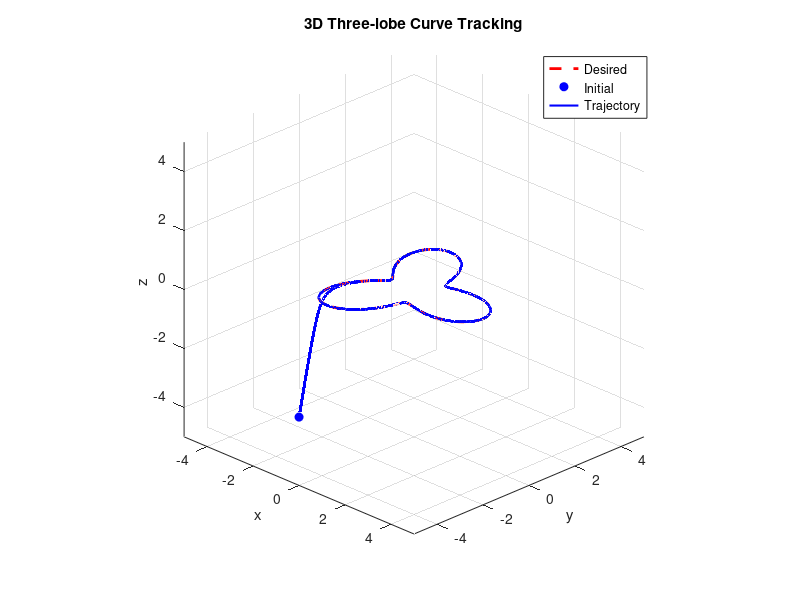
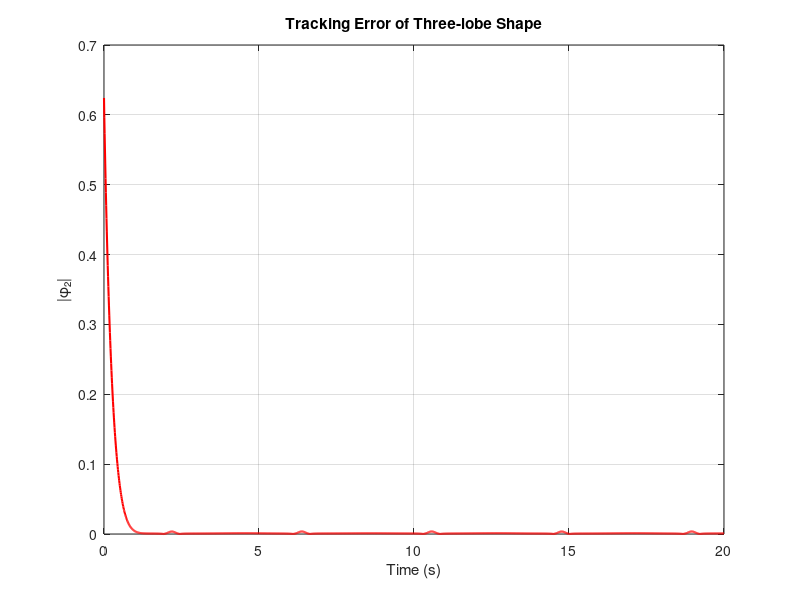
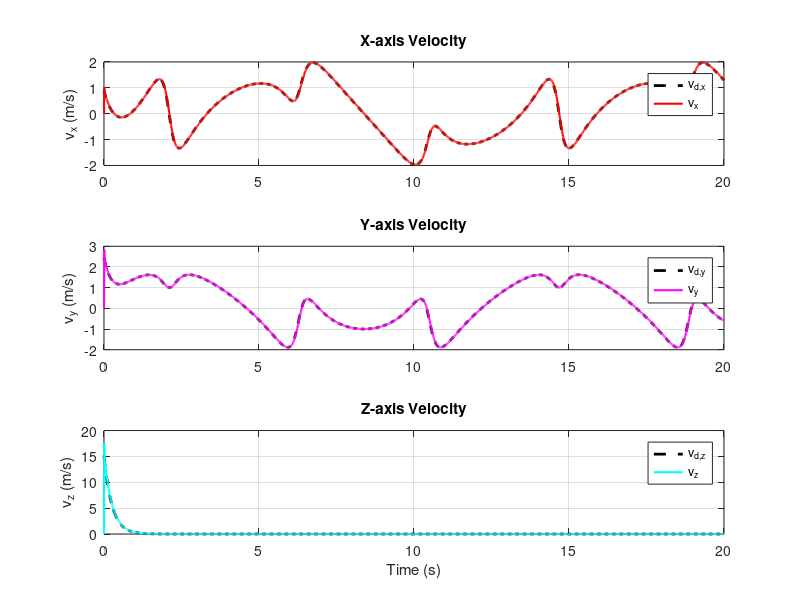

The MATLAB source for these figures, in order:
function DDSMC_three_leaf()
%In 3D space, track a closed trefoil trajectory using a GVF-based DDSMC strategy and compare the desired and actual velocities.
%Figure 2(c) and Figure 3(a)
    clc; clear;

    %% ========== 1. Parameters, control gains ========== 
  m = 0.65; 
    g = 9.81;
    K_xi = diag([0.01, 0.01, 0.01]);
    J = diag([7.5e-3, 7.5e-3, 1.3e-2]);
    K_eta = diag([0.1, 0.1, 0.1]);
    mu1 = diag([0.3, 0.3, 0.3]);
    mu2 = diag([0.8, 0.8, 0.4]);
    lambda1 = diag([0.05,0.05,0.05]);
    lambda2 = diag([0.01,0.01,0.01]);
    k1 = diag([0.7,0.7,0.7]);
    k2 = diag([0.1,0.1,0.1]);
    epsilon = diag([0.01,0.01,0.01]);
    C1 = diag([0.05,0.05,0.05]);
    C2 = diag([0.05,0.06,0.05]);
    P1_hat = zeros(3,1);
    P2_hat = zeros(3,1);
    gamma1 = 0.005;
    gamma2 = 0.1;
    lambda2_diag = diag(lambda2);
    epsilon_diag = diag(epsilon);

    %% ========== 2. Simulation time ========== 
    t_final = 20;
    n_steps = 2000;
    t       = linspace(0, t_final, n_steps);
    dt      = t(2) - t(1);

    %% ========== 3. Initial states ========== 
    x = -2;   y = -3;   z = -4;
    x_dot = 0; y_dot = 0; z_dot = 0;
    phi = 0; theta = 0; psi = 0;
    phi_dot = 0; theta_dot = 0; psi_dot = 0;

    x_hist       = zeros(1,n_steps);
    y_hist       = zeros(1,n_steps);
    z_hist       = zeros(1,n_steps);
    error_hist   = zeros(1,n_steps);
    v_d_hist     = zeros(3,n_steps);
    v_actual_hist= zeros(3,n_steps);
    eta_d_hist = zeros(3,n_steps); 
    psi_des_last = 0;

    %% ========== 4. "Draw the desired trajectory (three_leaf) and mark the initial position." ========== 
    figure('Name','GVF + ISMC: 3-Lobed','NumberTitle','off');
    hold on; grid on; axis equal;
    thetas = linspace(0,2*pi,400);
    r0 = 2.0; a = 1.0;
    r_vals = r0 + a*cos(3*thetas);
    x_lobe = r_vals.*cos(thetas);
    y_lobe = r_vals.*sin(thetas);
    z_lobe = zeros(size(thetas));
    plot3(x_lobe, y_lobe, z_lobe, 'r--','LineWidth',2);
    plot3(x, y, z, 'bo','MarkerSize',6,'MarkerFaceColor','b');
    xlabel('x'); ylabel('y'); zlabel('z');
    title('3D Three‑lobe Curve Tracking');
    xlim([-5,5]); ylim([-5,5]); zlim([-5,5]);
    view(45,25);

    %% ========== 5. GVF gain ========== 
    k1_gvf = 3.8; 
    k2_gvf = 3.8;

    %% ========== 6. Main loop ========== 
    for i = 1:n_steps

        % (A) Define phi1, phi2 and the gradient
                % (A) phi1 and 2
        phi1 = z;
        phi2 = phi2_3lobe(x,y);
        n2   = [0;0;1];
        [dp2x,dp2y] = phi2_3lobe_grad(x,y);
        n1   = [dp2x; dp2y; 0];

        % (B) gvf
        cross_term = cross(n1,n2);
        v_d = cross_term ...
              - k1_gvf * phi2 * n1 ...
              - k2_gvf * phi1 * n2;

        % (C) outer
        v_actual = [x_dot; y_dot; z_dot];
        e_v      = v_d - v_actual;
        e_dot_v  = (v_d - v_actual)/dt;
        s1       = e_dot_v + mu1*e_v;
        P1_hat   = P1_hat + dt * gamma1 * (e_dot_v + mu1*e_v);

        a_cmd = C1*e_dot_v + K_xi*mu1*e_v + k1*s1 ...
                + (lambda1+epsilon).*tanh(s1) + [0;0;m*g] + P1_hat;

        % (D) inner
        
        if norm(v_d(1:2)) > 1e-6
        psi_raw = atan2(v_d(2), v_d(1));
        else
        psi_raw = psi; 
        end
        dpsi = psi_raw - psi_des_last;
        if dpsi > pi
        psi_raw = psi_raw - 2*pi;
        elseif dpsi < -pi
        psi_raw = psi_raw + 2*pi;
        end
        alpha = 0.1; 
        psi_des = (1 - alpha)*psi_des_last + alpha*psi_raw;
        psi_des_last = psi_des;
       
        norm_a = norm(a_cmd); if norm_a < 1e-6, norm_a = 1e-6; end
        phi_d = asin((a_cmd(1)*sin(psi_des) - a_cmd(2)*cos(psi_des))/norm_a);
        theta_d = atan((a_cmd(1)*cos(psi_des) + a_cmd(2)*sin(psi_des))/a_cmd(3));
        
        eta_d = [phi_d; theta_d; psi_des];
        if i == 1
        eta_d_dot = [0; 0; 0];
        else
        eta_d_dot = (eta_d - eta_d_hist(:, i-1)) / dt;
        end
        eta_d_hist(:, i) = eta_d;
       
        e_eta = eta_d - [phi; theta; psi];
        e_dot_eta = eta_d_dot - [phi_dot; theta_dot; psi_dot];
        s2 = e_dot_eta + mu2*e_eta;
        P2_hat = P2_hat + dt * gamma2 * s2;
        tau = C2*e_dot_eta + K_eta*mu2*e_eta + k2*s2 ...
        + (lambda2_diag + epsilon_diag) .* tanh(s2) ...
        + P2_hat;


      
        x_dot = x_dot + dt*(a_cmd(1)/m);
        y_dot = y_dot + dt*(a_cmd(2)/m);
        z_dot = z_dot + dt*((a_cmd(3)-m*g)/m);
        x     = x + dt*x_dot;
        y     = y + dt*y_dot;
        z     = z + dt*z_dot;

        phi_dot   = phi_dot   + dt*(tau(1)/J(1,1));
        theta_dot = theta_dot + dt*(tau(2)/J(2,2));
        psi_dot   = psi_dot   + dt*(tau(3)/J(3,3));
        phi   = phi   + dt*phi_dot;
        theta = theta + dt*theta_dot;
        psi   = psi   + dt*psi_dot;

        x_hist(i) = x;  y_hist(i) = y;  z_hist(i) = z;
        error_hist(i)   = abs(phi2);
        v_d_hist(:,i)      = v_d;
        v_actual_hist(:,i) = v_actual;

        % Dynamic drawing
        if mod(i,10)==0 || i==1
            plot3(x_hist(1:i), y_hist(1:i), z_hist(1:i), 'b','LineWidth',1.5);
            pause(0.01);
        end
        aaa = [phi,theta,psi];
        aaa
        
    end

    % Final trajectory
    plot3(x_hist, y_hist, z_hist, 'b','LineWidth',1.5);
    legend('Desired','Initial','Trajectory','Location','best');

    %% ========== 7. Tracking error curve ==========
    figure('Name','Tracking Error','NumberTitle','off');
    plot(t, error_hist, 'r','LineWidth',1.5);
    grid on; xlabel('Time (s)'); ylabel('|φ₂|');
    title('Tracking Error of Three‑lobe Shape');

%% ========== 8.Comparison of expected and actual speeds in different directions ==========
figure('Name','Desired vs Actual Velocity by Axis','NumberTitle','off');

% X
subplot(3,1,1);
plot(t, v_d_hist(1,:), 'k--', 'LineWidth',2); hold on;
plot(t, v_actual_hist(1,:), 'r-', 'LineWidth',1.5);
grid on;
ylabel('v_x (m/s)');
legend('v_{d,x}','v_x','Location','best');
title('X‑axis Velocity');

% Y
subplot(3,1,2);
plot(t, v_d_hist(2,:), 'k--', 'LineWidth',2); hold on;
plot(t, v_actual_hist(2,:), 'm-', 'LineWidth',1.5);
grid on;
ylabel('v_y (m/s)');
legend('v_{d,y}','v_y','Location','best');
title('Y‑axis Velocity');

% Z
subplot(3,1,3);
plot(t, v_d_hist(3,:), 'k--', 'LineWidth',2); hold on;
plot(t, v_actual_hist(3,:), 'c-', 'LineWidth',1.5);
grid on;
xlabel('Time (s)');
ylabel('v_z (m/s)');
legend('v_{d,z}','v_z','Location','best');
title('Z‑axis Velocity');


end

%% ========== Implicit functions & gradients: phi2_3lobe ========== 
function val = phi2_3lobe(x, y)
    r0 = 2.0; a = 1.0;
    r  = sqrt(x^2 + y^2);
    theta = atan2(y, x);
    val = r - (r0 + a*cos(3*theta));
end

function [dfdx, dfdy] = phi2_3lobe_grad(x, y)
    r = sqrt(x^2 + y^2);
    if r < 1e-9
        dfdx = 0; dfdy = 0; return;
    end
    theta  = atan2(y, x);
    r0 = 2.0; a = 1.0;
    drdx = x/r; drdy = y/r;
    dthdx= -y/(x^2+y^2); dthdy= x/(x^2+y^2);
    dphi2dx = drdx - a*(-3*sin(3*theta))*dthdx;
    dphi2dy = drdy - a*(-3*sin(3*theta))*dthdy;
    dfdx = dphi2dx; dfdy = dphi2dy;
end
